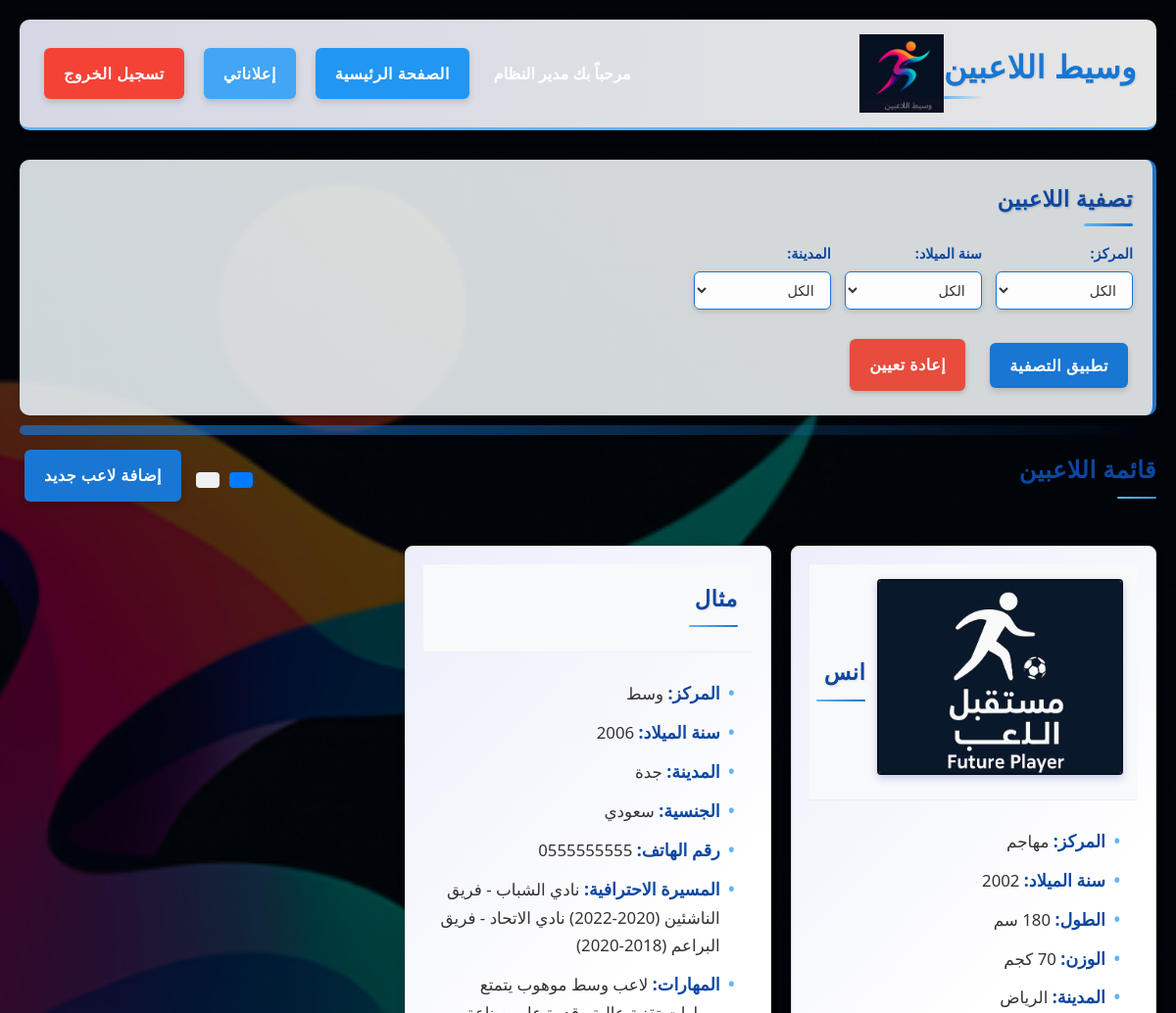
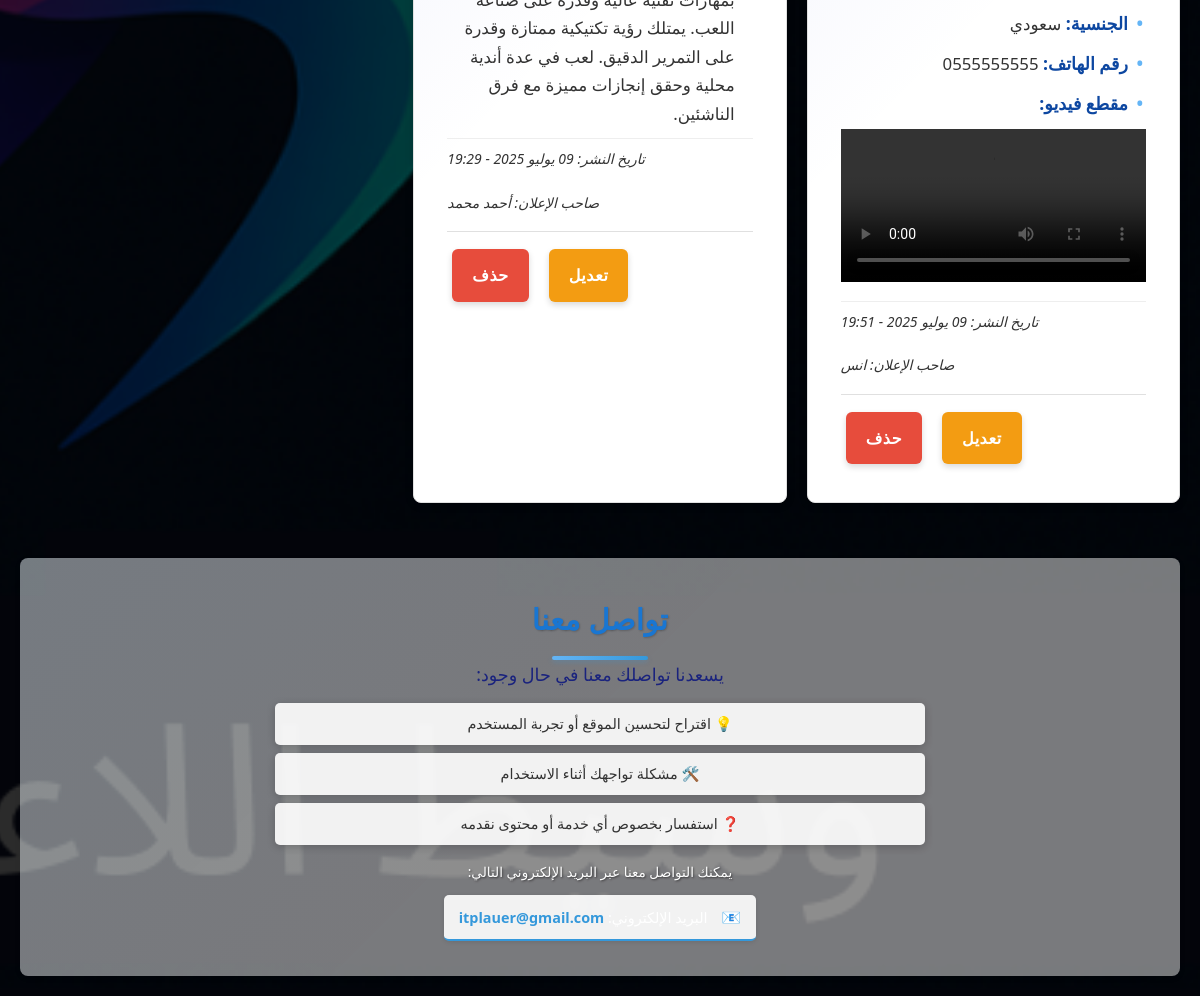
/ (signed in), run on the app's committed database (2 pictures, top to bottom).
### authentication/models.py (models this page shows, shortened)
class CustomUser(AbstractUser):
    phone = models.CharField(
        max_length=15,
        unique=True,
        verbose_name="رقم الهاتف",
        help_text="رقم الهاتف يجب أن يكون فريداً"
    )
    birth_year = models.IntegerField(
        null=True,
        blank=True,
        verbose_name="سنة الميلاد"
    )
    city = models.CharField(
        max_length=100,
        blank=True,
        verbose_name="المدينة"
    )
    is_admin = models.BooleanField(
        default=False,
        verbose_name="مدير النظام"
    )
    created_at = models.DateTimeField(
        auto_now_add=True,
        verbose_name="تاريخ الإنشاء"
    )
    updated_at = models.DateTimeField(
        auto_now=True,
        verbose_name="تاريخ التحديث"
    )
    USERNAME_FIELD = 'phone'
    REQUIRED_FIELDS = ['username', 'first_name']
    class Meta:
        verbose_name = "مستخدم"
        verbose_name_plural = "المستخدمون"
    def get_full_name(self):
        return f"{self.first_name} {self.last_name}".strip() or self.phone

### players/models.py (models this page shows, shortened)
class Player(models.Model):
    POSITION_CHOICES = [
        ('حارس مرمى', 'حارس مرمى'),
        ('مدافع', 'مدافع'),
        ('وسط', 'وسط'),
        ('مهاجم', 'مهاجم'),
    ]
    NATIONALITY_CHOICES = [
        ('سعودي', 'سعودي'),
        ('أجنبي', 'أجنبي'),
        ('مواليد السعودية', 'مواليد السعودية'),
    ]
    CITY_CHOICES = [
        ('الرياض', 'الرياض'),
        ('جدة', 'جدة'),
        ('مكة المكرمة', 'مكة المكرمة'),
        ('المدينة المنورة', 'المدينة المنورة'),
        ('الدمام', 'الدمام'),
        ('الخبر', 'الخبر'),
        ('الظهران', 'الظهران'),
        ('الأحساء', 'الأحساء'),
        ('الطائف', 'الطائف'),
        ('جازان', 'جازان'),
        ('بريدة', 'بريدة'),
        ('تبوك', 'تبوك'),
        ('القطيف', 'القطيف'),
        ('خميس مشيط', 'خميس مشيط'),
        ('حفر الباطن', 'حفر الباطن'),
        ('الجبيل', 'الجبيل'),
        ('الخرج', 'الخرج'),
        ('أبها', 'أبها'),
        ('حائل', 'حائل'),
        ('نجران', 'نجران'),
        ('ينبع', 'ينبع'),
        ('صبيا', 'صبيا'),
        ('الباحة', 'الباحة'),
        ('سكاكا', 'سكاكا'),
        ('عرعر', 'عرعر'),
        ('عنيزة', 'عنيزة'),
        ('القريات', 'القريات'),
        ('أخرى', 'أخرى'),
    ]
    user = models.ForeignKey(
        settings.AUTH_USER_MODEL,
        on_delete=models.CASCADE,
        related_name='players',
        verbose_name="المستخدم"
    )
    name = models.CharField(
        max_length=100,
        verbose_name="اسم اللاعب"
    )
    image = models.ImageField(
        upload_to='player_images/',
        blank=True,
        null=True,
        verbose_name="صورة اللاعب"
    )
    position = models.CharField(
        max_length=20,
        choices=POSITION_CHOICES,
        verbose_name="المركز"
    )
    birth_year = models.IntegerField(
        validators=[MinValueValidator(1995), MaxValueValidator(2014)],
        verbose_name="سنة الميلاد"
    )
    height = models.IntegerField(
        validators=[MinValueValidator(100), MaxValueValidator(250)],
        verbose_name="الطول (سم)",
        null=True,
        blank=True
    )
    weight = models.IntegerField(
        validators=[MinValueValidator(30), MaxValueValidator(150)],
        verbose_name="الوزن (كجم)",
        null=True,
        blank=True
    )
    city = models.CharField(
        max_length=50,
        choices=CITY_CHOICES,
        verbose_name="المدينة"
    )
    nationality = models.CharField(
        max_length=20,
        choices=NATIONALITY_CHOICES,
        verbose_name="الجنسية"
    )
    phone = models.CharField(
        max_length=15,
        verbose_name="رقم الهاتف"
    )
    previous_clubs = models.TextField(
        blank=True,
        verbose_name="المسيرة الاحترافية",
        help_text="اكتب تفاصيل المسيرة الاحترافية للاعب"
    )
    description = models.TextField(
        blank=True,
        verbose_name="المهارات"
    )
    video = models.FileField(
        upload_to='player_videos/',
        blank=True,
        null=True,
        verbose_name="مقطع فيديو"
    )
    created_at = models.DateTimeField(
        auto_now_add=True,
        verbose_name="تاريخ الإنشاء"
    )
    updated_at = models.DateTimeField(
        auto_now=True,
        verbose_name="تاريخ التحديث"
    )
    is_active = models.BooleanField(
        default=True,
        verbose_name="نشط"
    )
    class Meta:
        verbose_name = "لاعب"
        verbose_name_plural = "اللاعبون"
        ordering = ['-created_at']

### players/views.py (the view)
# urls.py: path('', views.player_list, name='player_list'),
def player_list(request):
    players = Player.objects.filter(is_active=True).order_by('-created_at')
    position = request.GET.get('position')
    birth_year = request.GET.get('birth_year')
    city = request.GET.get('city')
    if position:
        players = players.filter(position=position)
    if birth_year:
        try:
            birth_year = int(birth_year)
            players = players.filter(birth_year=birth_year)
        except ValueError:
            pass
    if city:
        players = players.filter(city=city)
    context = {
        'players': players,
        'birth_years': range(1995, 2015),
        'city_choices': Player.CITY_CHOICES,
    }
    return render(request, 'players/player_list.html', context)

### templates/players/player_list.html (shortened to what this page needs)
{% extends 'base/base.html' %}
{% load static %}
{% block content %}
    <section class="filters">
        <h2>تصفية اللاعبين</h2>
        <form method="get" action="{% url 'players:player_list' %}">
            <div class="filter-group">
                <label for="position">المركز:</label>
                <select name="position" id="position">
                    <option value="">الكل</option>
                </select>
            </div>
            <div class="filter-group">
                <label for="birth_year">سنة الميلاد:</label>
                <select name="birth_year" id="birth_year">
                    <option value="">الكل</option>
                </select>
            </div>
            <div class="filter-group">
                <label for="city">المدينة:</label>
                <select name="city" id="city">
                    <option value="">الكل</option>
                </select>
            </div>
            <div class="filter-actions">
                <button type="submit" class="btn">تطبيق التصفية</button>
                <a href="{% url 'players:player_list' %}" class="btn reset-btn">إعادة تعيين</a>
            </div>
        </form>
    </section>
    <section class="player-list">
        <div class="player-list-header">
            <h2>قائمة اللاعبين</h2>
            <div class="view-options">
                <button id="grid-view" class="view-btn active" title="عرض شبكي">
                </button>
                <button id="list-view" class="view-btn" title="عرض طولي">
                </button>
                {% if user.is_authenticated %}
                    <a href="{% url 'players:add_player' %}" class="btn add-btn">إضافة لاعب جديد</a>
                {% endif %}
            </div>
        </div>
        {% if players %}
            <div class="players-container grid-view">
                {% for player in players %}
                    <div class="player-card">
                        <div class="player-header">
                            {% if player.image %}
                            <div class="player-image">
                                <img src="{{ player.image.url }}" alt="{{ player.name }}" />
                            </div>
                            {% endif %}
                            <h3>{{ player.name }}</h3>
                        </div>
                        <div class="player-details">
                            <p><strong>المركز:</strong> {{ player.position }}</p>
                            <p><strong>سنة الميلاد:</strong> {{ player.birth_year }}</p>
                            {% if player.height %}
                            <p><strong>الطول:</strong> {{ player.height }} سم</p>
                            {% endif %}
                            {% if player.weight %}
                            <p><strong>الوزن:</strong> {{ player.weight }} كجم</p>
                            {% endif %}
                            <p><strong>المدينة:</strong> {{ player.city }}</p>
                            <p><strong>الجنسية:</strong> {{ player.nationality }}</p>
                            <p><strong>رقم الهاتف:</strong> {{ player.phone }}</p>
                            {% if player.previous_clubs %}
                                <p><strong>المسيرة الاحترافية:</strong> {{ player.previous_clubs }}</p>
                            {% endif %}
                            {% if player.description %}
                                <p><strong>المهارات:</strong> {{ player.description }}</p>
                            {% endif %}
                            {% if player.video %}
                                <div class="player-video-container">
                                    <p><strong>مقطع فيديو:</strong></p>
                                    <video controls class="player-video">
                                        <source src="{{ player.video.url }}" type="video/mp4">
                                    </video>
                                </div>
                            {% endif %}
                            <p class="player-date"><small>تاريخ النشر: {{ player.created_at|date:"d F Y - H:i" }}</small></p>
                            {% if user.is_superuser and player.user != user %}
                                <p class="admin-info"><small>صاحب الإعلان: {{ player.user.get_full_name }}</small></p>
                            {% endif %}
                            {% if user.is_authenticated and user == player.user or user.is_superuser %}
                                <div class="player-controls">
                                    <a href="{% url 'players:edit_player' player.pk %}" class="btn edit-btn">تعديل</a>
                                    <a href="{% url 'players:delete_player' player.pk %}" class="btn delete-btn" onclick="return confirm('هل أنت متأكد من حذف هذا اللاعب؟')">حذف</a>
                                </div>
                            {% endif %}
                        </div>
                    </div>
                {% endfor %}
            </div>
        {% else %}
            <div class="no-players-message">لا يوجد لاعبين متاحين.</div>
        {% endif %}
    </section>
    <section class="contact-section">
        <div class="contact-container">
            <h2>تواصل معنا</h2>
            <p class="contact-intro">يسعدنا تواصلك معنا في حال وجود:</p>
            <div class="contact-text">
                <p>💡 اقتراح لتحسين الموقع أو تجربة المستخدم</p>
                <p>🛠️ مشكلة تواجهك أثناء الاستخدام</p>
                <p>❓ استفسار بخصوص أي خدمة أو محتوى نقدمه</p>
            </div>
            <p class="contact-methods">يمكنك التواصل معنا عبر البريد الإلكتروني التالي:</p>
            <p class="contact-email"><span class="contact-icon">📧</span> البريد الإلكتروني: <a href="mailto:itplauer@gmail.com">itplauer@gmail.com</a></p>
        </div>
    </section>
{% endblock %}

### templates/base/base.html (shortened to what this page needs)
{% load static %}
<!DOCTYPE html>
<html lang="ar" dir="rtl">
<head>
    <link rel="stylesheet" href="{% static 'styles.css' %}">
</head>
<body>
    <header>
        <div> <class="auth-buttons">
           <h1> وسيط اللاعبين  </h1> </div>
        <div class="logo-container">
            <img src="{% static 'images/loig.png' %}" alt="شعار" class="logo-image">
        </div>
        <div class="auth-buttons">
            {% if user.is_authenticated %}
                <div class="user-panel">
                    <span class="welcome-message">مرحباً بك {{ user.get_full_name }}</span>
                    <a href="{% url 'players:player_list' %}" class="btn home-btn">الصفحة الرئيسية</a>
                    <a href="{% url 'players:my_ads' %}" class="btn my-ads-btn">إعلاناتي</a>
                    <a href="{% url 'authentication:logout' %}" class="btn logout-btn">تسجيل الخروج</a>
                </div>
            {% else %}
                <a href="{% url 'players:player_list' %}" class="btn home-btn">الصفحة الرئيسية</a>
                <a href="{% url 'authentication:login' %}" class="btn login-btn">تسجيل الدخول</a>
                <a href="{% url 'authentication:register' %}" class="btn register-btn">إنشاء حساب</a>
            {% endif %}
        </div>
    </header>
    <main>
        {% block content %}
        {% endblock %}
    </main>
</body>
</html>

### templates/players/player_list.html (style rules this page uses)
.player-list-header { display: flex; justify-content: space-between; align-items: center; margin-bottom: 20px; flex-wrap: wrap; gap: 15px; }
.view-options { display: flex; gap: 10px; align-items: center; }
.view-btn { background: #f0f0f0; border: none; padding: 8px 12px; border-radius: 4px; cursor: pointer; transition: all 0.3s; }
.view-btn.active { background: #007bff; color: white; }
.players-container { transition: all 0.3s; }
.players-container.grid-view { display: grid; grid-template-columns: repeat(auto-fill, minmax(300px, 1fr)); gap: 20px; }
.player-card { background: white; border-radius: 8px; box-shadow: 0 2px 10px rgba(0, 0, 0, 0.1); overflow: hidden; transition: transform 0.3s; }
.player-header { padding: 15px; background: #f8f9fa; border-bottom: 1px solid #eee; }
.player-image { width: 100%; height: 200px; overflow: hidden; margin-bottom: 10px; border-radius: 4px; }
.player-image img { width: 100%; height: 100%; object-fit: cover; }
.player-details { padding: 15px; }
.player-video-container { margin-top: 10px; }
.player-video { width: 100%; max-height: 300px; background: #000; }
.player-controls { display: flex; gap: 10px; margin-top: 15px; }

### data on the page
CustomUser: get_full_name "مدير النظام"
Player: image (picture), name "انس", position "مهاجم", birth_year "2002", weight "70", city "الرياض", nationality "سعودي", phone "0555555555", created_at "09 يوليو 2025 - 19:51", user.get_full_name "انس", shows "تعديل"
Player: name "مثال", position "وسط", birth_year "2006", city "جدة", nationality "سعودي", phone "0555555555", previous_clubs "نادي الشباب - فريق الناشئين (2020-2022) نادي الاتحاد - فريق البراعم (2018-2020)", description "لاعب وسط موهوب يتمتع بمهارات تقنية عالية وقدرة على صناعة اللعب. يمتلك رؤية تكتيكية ممتازة وقدرة على التمرير الدقيق. لعب في عدة أندية محلية وحقق إنجازات مميزة مع فرق الناشئين.", created_at "09 يوليو 2025 - 19:29", user.get_full_name "أحمد محمد", shows "تعديل"
